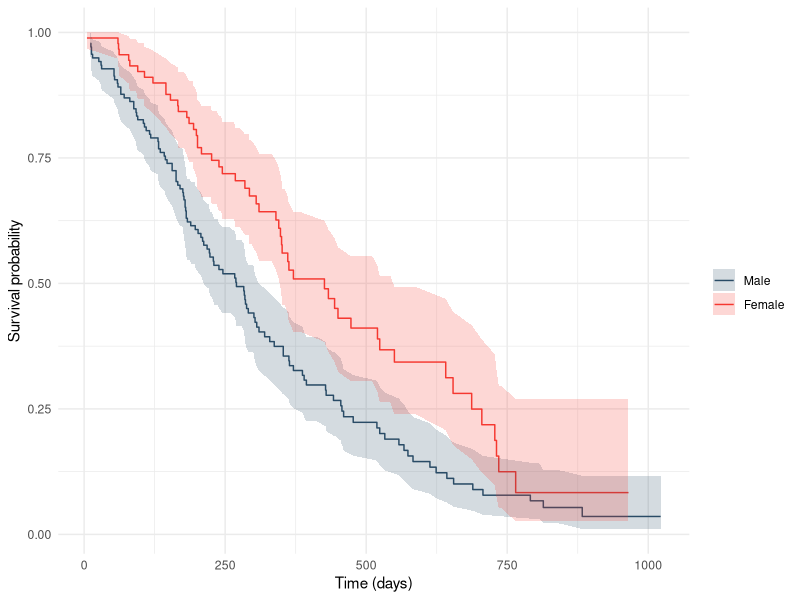
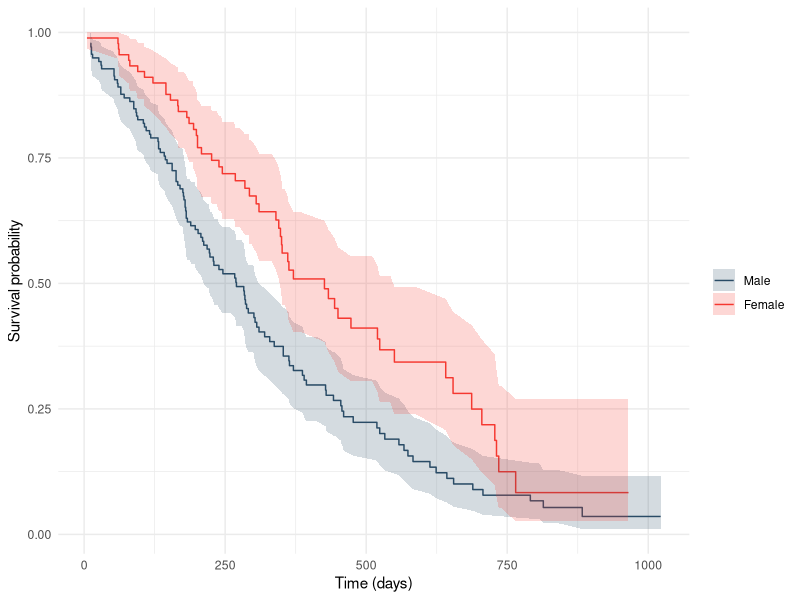

The R script that drew these images, in order:
options(stringsAsFactors = FALSE)

library(survival)
library(broom)
library(ggplot2)
library(marginaleffects)
data(lung)
lung$dead = lung$status - 1

# ==========================================================================
# 5. Kaplan-Meier survival curves
# ==========================================================================

# ----------------------------------------------------------
# a) Explore the data
# ----------------------------------------------------------

nrow(lung)
sum(lung$dead == 1)
sum(lung$dead == 0)

# 228 patients total. 165 deaths (events), 63 censored.
# Censoring proportion: ~27.6%. Moderate rate, typical for cancer studies.
# Censored patients' true survival times are unknown but >= observed times.
# Dropping or treating as events would bias estimates.

# ----------------------------------------------------------
# b) Overall Kaplan-Meier survival curve
# ----------------------------------------------------------

km_all = survfit(Surv(time, dead) ~ 1, data = lung)
summary(km_all)
km_all

# Median survival: 310 days (50% of patients survived beyond this point).
# The KM estimator handles censoring correctly: censored patients leave
# the risk set without counting as events.

# ----------------------------------------------------------
# c) Kaplan-Meier curves by sex
# ----------------------------------------------------------

km_sex = survfit(Surv(time, dead) ~ sex, data = lung)
km_df = tidy(km_sex)
ggplot(km_df, aes(x = time, y = estimate, color = strata, fill = strata)) +
  geom_step() +
  geom_ribbon(aes(ymin = conf.low, ymax = conf.high), alpha = 0.2, linetype = 0) +
  scale_color_manual(values = c("#294b66", "#f53831"),
    labels = c("Male", "Female")) +
  scale_fill_manual(values = c("#294b66", "#f53831"),
    labels = c("Male", "Female")) +
  labs(x = "Time (days)", y = "Survival probability", color = "", fill = "") +
  theme_minimal()
ggsave("km_sex.pdf", width = 7, height = 5)

# Log-rank test
survdiff(Surv(time, dead) ~ sex, data = lung)

# Females survive longer: female curve lies above male curve throughout.
# Confidence intervals show limited overlap in early/middle follow-up.
# Log-rank test p-value is significant: survival distributions differ
# between sexes. The log-rank test evaluates whether the two survival
# curves are identical -- rejection supports a sex-survival association.

# ==========================================================================
# 6. Cox proportional hazards model
# ==========================================================================

# ----------------------------------------------------------
# a) Fit Cox PH model and interpret sex hazard ratio
# ----------------------------------------------------------

cox_fit = coxph(Surv(time, dead) ~ age + sex + ph.ecog, data = lung)
summary(cox_fit)

# sex HR = 0.575: females have ~42% lower hazard of death than males.
# sex is coded 1 = male, 2 = female, so HR < 1 means female advantage.
# Effect is statistically significant (p < 0.01), consistent with KM analysis.

# ----------------------------------------------------------
# b) Interpret ph.ecog hazard ratio
# ----------------------------------------------------------

exp(coef(cox_fit)["ph.ecog"])

# ph.ecog HR = 1.59: each unit increase in ECOG score (worse functioning)
# is associated with ~59% higher hazard of death. Strongest predictor in
# the model. Highly significant (p < 0.001).

# ----------------------------------------------------------
# c) Test proportional hazards assumption
# ----------------------------------------------------------

cox.zph(cox_fit)

# None of the individual tests nor the global test are significant (all p > 0.05).
# The PH assumption is reasonable for all three covariates: the hazard ratios
# appear constant over time. If ph.ecog were significant, it would mean the
# effect of physical functioning changes over the course of the disease.

# ----------------------------------------------------------
# d) Summary
# ----------------------------------------------------------

# KM analysis shows clear, significant survival advantage for females (log-rank p < 0.05).
# Cox model confirms: sex HR = 0.58 (p < 0.01), ~42% lower hazard for females.
# ECOG performance score is the strongest predictor: HR = 1.59 (p < 0.001),
# each unit worsening in functioning increases hazard by ~59%.
# Age is not significant after controlling for sex and performance status.
# PH assumption holds (cox.zph global p > 0.05).
# Key finding: baseline physical functioning, not age, is the dominant predictor
# of lung cancer survival -- highlighting the clinical importance of performance
# status in prognosis.
